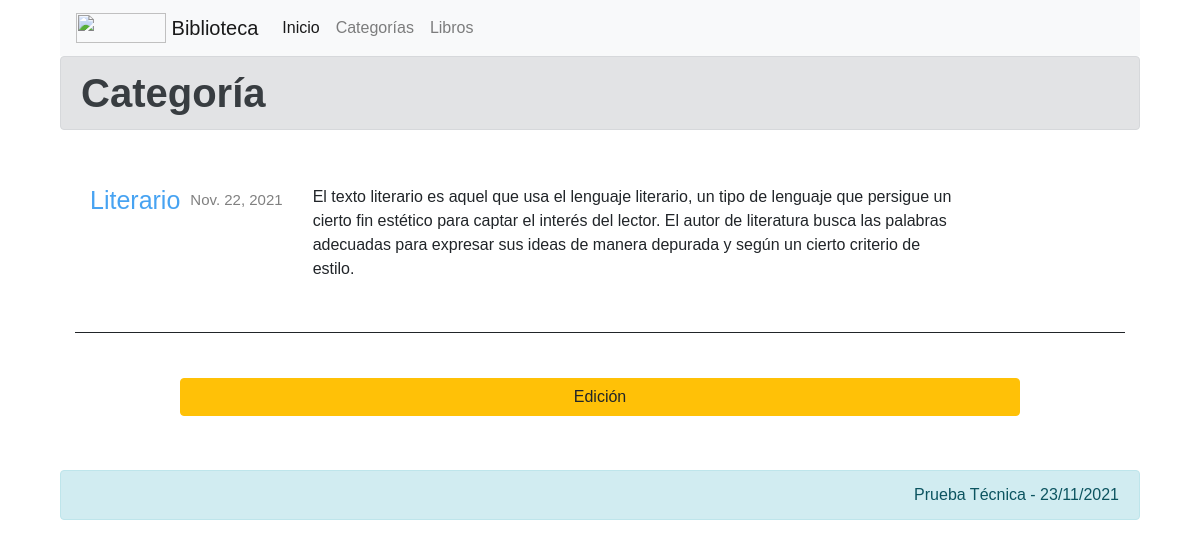
The page /categories/view-category/6 on the database its author committed.
### libros/models.py (models this page shows)
class Category(models.Model):
    name= models.CharField(max_length=100, verbose_name='Nombre', null=False, blank=False)
    description = models.CharField(max_length=255, verbose_name='Descripción', null=False, blank=False)
    create_at= models.DateTimeField(auto_now_add=True, verbose_name="Creado el")
    class Meta:
        verbose_name= 'Categoría'
        verbose_name_plural = 'Categorías'
    def __str__(self):
        return self.name

### libros/views.py (the view)
# urls.py: path('categories/view-category/<int:category_id>', views.category, name="category"),
def category(request, category_id):
    category = get_object_or_404(Category, id=category_id)
    print(category)
    return render(request, 'categories/addEdition.html', {
        'category': category,
        'title': 'Categoría',
        'button': 'Editar',
        'edition': category_id,
        'show_edition': 'd-none'
    })

### libros/templates/categories/addEdition.html (shortened to what this page needs)
{% extends 'layouts/layout.html' %}
{% block content %}
    <h1 class="title alert alert-secondary alert-link">{{title}} </h1>
    {% if edition != 0 %}
        {% include 'categories/category.html' with category=category nolink=1 delete='d-none' %}
        <div class="col-sm-12 text-center">
            <button id="btnEdition" class="btn btn-warning" type="button" typeevent="0">Edici&oacute;n</button>
        </div>
    {% endif %}
{% endblock %}

### libros/templates/categories/category.html (shortened to what this page needs)
        <div class="col-sm-12">
        <Category class="category-item">
            <div class="data">
                <h2>
                    {% if nolink == 0 %}
                        <a class="select-element" href="{% url 'category' category.id %}">{{category.name}}</a>
                    {% else %}
                        <span class="nameElement">{{category.name}}</span>
                    {% endif %}
                </h2>
                <span class"date">
                    {{category.create_at| date}}
                </span>
                <p>
                    {{category.description| safe}}
                </p>
            </div>
        </Category>
        </div>

### iniapp/static/css/style.css (style rules this page uses)
* { margin: 0px; padding: 0px; font-family: Arial, Helvetica, sans-serif; text-decoration: none; }
.category-item, .book-item { margin-bottom: 20px; margin-top: 20px; padding: 15px; border-bottom: 1px solid; clear: both; display: flex; }
.category-item .data, .book-item .data { float: left; padding: 15px; padding-top: 0; display: contents; }
.category-item h2, .book-item h5 { font-size: 25px; color: #333; margin-bottom: 10px; padding: 20px 0; max-width: 126px; }
.category-item span, .book-item span { font-size: 15px; color: gray; margin-bottom: 10px; display: block; padding: 24px 10px; max-width: 150px; }
.category-item p, .book-item p { padding: 20px; max-width: 680px; }
.btn.btn-primary, .btn.btn-warning, .btn.btn-danger { width: 80%; margin-top: 25px; }
.category-item .nameElement { color: #47a3f2; font-size: 25px; padding: 0; }

### rows shown on the page
Category: name "Literario", create_at "Nov. 22, 2021", description "El texto literario es aquel que usa el lenguaje literario, un tipo de lenguaje que persigue un cierto fin estético para captar el interés del lector. El autor de literatura busca las palabras adecuadas para expresar sus ideas de manera depurada y según un cierto criterio de estilo."

### other values the page prints
{{ title }} "Categoría"
